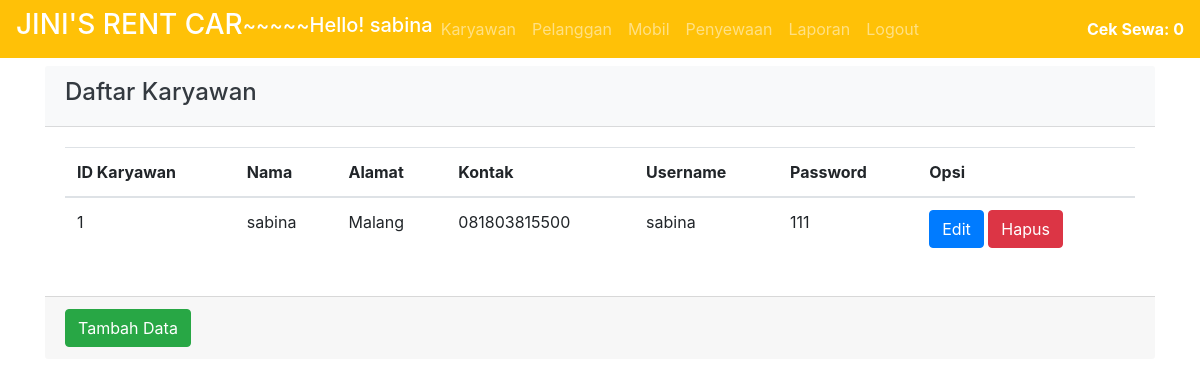
The app's page /template.php?page=karyawan (signed in) with its own data.
### tables this page shows
CREATE TABLE `karyawan` (
  `id_karyawan` varchar(100) NOT NULL,
  `nama_karyawan` varchar(300) NOT NULL,
  `alamat_karyawan` varchar(300) NOT NULL,
  `kontak` varchar(100) NOT NULL,
  `username` varchar(100) NOT NULL,
  `password` varchar(100) NOT NULL
);

### karyawan.php (the view, shortened to what this page needs)
  <div class="card-col-sm-12">
    <div class="card-header bg-light text-dark">
      <h4>Daftar Karyawan</h4>
    </div>
    <div class="card-body">
      <?php
      $koneksi = mysqli_connect("localhost", "root","", "rent_car");
      $sql ="select * from karyawan";
      $result = mysqli_query($koneksi, $sql);
      $count =mysqli_num_rows($result);
       ?>
       <?php if ($count == 0):?>
         <div class="alert alert-info">
            Data is Empty
         </div>
       <?php else: ?>
         <table class="table" id="table_karyawan">
           <thead>
             <tr>
               <th>ID Karyawan</th>
               <th>Nama</th>
               <th>Alamat</th>
               <th>Kontak</th>
               <th>Username</th>
               <th>Password</th>
               <th>Opsi</th>
             </tr>
           </thead>
           <tbody>
             <?php foreach ($result as $hasil):?>
               <tr>
                 <td><?php echo $hasil["id_karyawan"];?></td>
                 <td><?php echo $hasil["nama_karyawan"];?></td>
                 <td><?php echo $hasil["alamat_karyawan"];?></td>
                 <td><?php echo $hasil["kontak"];?></td>
                 <td><?php echo $hasil["username"];?></td>
                 <td><?php echo $hasil["password"];?></td>
                 <td>
                   <button type="button" class="btn btn-primary"
                   data-toggle="modal" data-target="#modal"
                   onclick="Edit(this.parentElement.parentElement.rowIndex)">
                    Edit
                 </button>
                 <a href="db_karyawan.php?hapus=karyawan&id_karyawan=<?php echo $hasil["id_karyawan"];?>"
                   onclick="return confirm('Apakah anda yakin ingin menghapus data ini?')">
                   <button type="button" class="btn btn-danger">
                     Hapus
                   </button>
                 </a>
                 </td>
               </tr>
           </tbody>
         <?php endforeach;?>
         </table>
       <?php endif;?>
    </div>
    <div class="card-footer">
      <button type="button" class="btn btn-success"
      data-toggle="modal" data-target="#modal" onclick="Tambah()">
        Tambah Data
    </button>
    </div>
  </div>
</div>

### records on screen
karyawan: id_karyawan "1", nama_karyawan "sabina", alamat_karyawan "Malang", kontak "081803815500", username "sabina", password "111"

### other values on screen
$_SESSION["session_karyawan"]["nama_karyawan"] "sabina"
count($_SESSION["session_sewa"]) "0"
